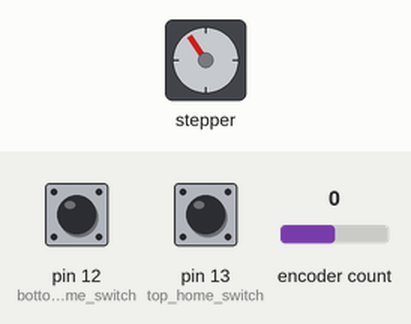
This sketch was run on a simulated Arduino Uno, built with avr-gcc and run on an emulated ATmega328P. On the bench: stepper motor. Inputs (shaded band) come from the test bench; at power-on: pin 13 (top_home_switch) HIGH, pin 12 (bottom_home_switch) HIGH, encoder count 0. Stepper angles assume 200 steps per turn; what the sketch prints to the serial monitor is not drawn.

Above: at 0.8 s.
0.9 s: pin 13 (top_home_switch) pulled LOW for 0.15 s
At 1.3 s:
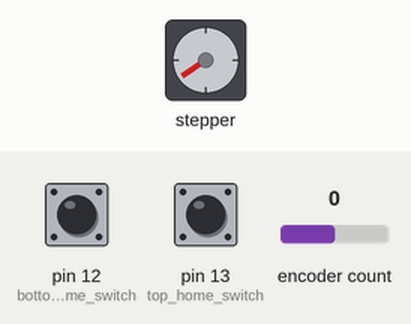
3.9 s: pin 12 (bottom_home_switch) pulled LOW for 0.15 s
At 3.9 s:
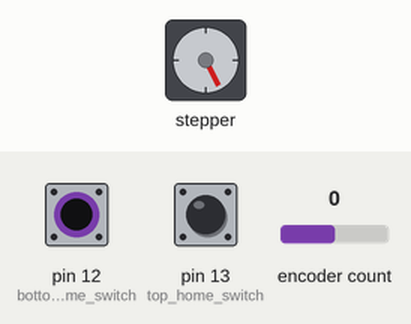
Timing chart, 0 to 6.9 s (numbered marks = the images above; inputs shaded):
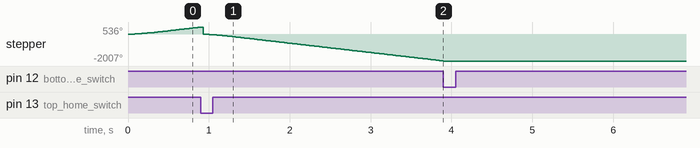

Measured:
- after the input at 3.9 s, stepper: stops changing and stays -2007°

The sketch:

WaveMakerAlpha0.1.ino
```cpp
#include <AccelStepper.h>
#include <Encoder.h>

#define top_home_switch 13                                                                                                     //Attach limit switch to pin 9
#define bottom_home_switch 12
#define stepper_enable 7
#define run_switch 11

AccelStepper stepper(1, 5, 6);                                                                                            //Stepper 1 with 5-PUL and 6-DIR
Encoder rotary_encoder(2, 3);                                                                                             //Coder Defined on pins 2 and 3 (Hardware interupt pins)

long top_motorStep = 0;
long bottom_motorStep = 0;
long initial_homing=-1;                                                                                                   //Used to Home Stepper at startup
int top_position = 0;
int bottom_position = 0;
int current_position = 0;
int top_actual = 0;
int bottom_actual = 0;
int homing_delay = 1;
long ppc = 0;
long spc = 0;
long center_position = 0;
long center_step = 0;
long resolution = 50;

long limit_distance = 22.855;
long center_cm = 20;

void setup() {
  Serial.begin(9600);                                                                                                     //Open up the serial port with a 9600 baud rate
  pinMode(top_home_switch, INPUT_PULLUP);                                                                                     //Initilaizing the limit switch to port 9 as an input with pullup resistor
  pinMode(bottom_home_switch, INPUT_PULLUP);                                                                                     //Initilaizing the limit switch to port 9 as an input with pullup resistor
  pinMode(run_switch, INPUT_PULLUP);
  pinMode(stepper_enable, OUTPUT);
  delay(5);                                                                                                               //Wait a bit
  digitalWrite(stepper_enable, LOW);                                                                                      //Set Acceleration of Stepper
  Serial.print("Stepper is Homing . . . . . . . . . . . ");                                                               //Inform user that the homing process is being completed
  Serial.println(" ");                                                               //Inform user that the homing process is being completed


  stepper.setCurrentPosition(0);                                                                                          //Set the current position as zero for now
  stepper.setMaxSpeed(500.0);                                                                                             //Set Max Speed of Stepper (Slower to get better accuracy)
  stepper.setAcceleration(500.0);                                                                                         //Set Acceleration of Stepper

    while (digitalRead(top_home_switch)) {                                                                                    //Make the Stepper move CW until the switch is activated
    stepper.moveTo(initial_homing);
    stepper.runSpeed();                                                                                                        //Set the position to move to
    initial_homing++;                                                                                                     //Decrease by 1 for next move if needed                                                                                                        //Start moving the stepper
    delay(homing_delay);
}
  stepper.setCurrentPosition(0); //Set current position as origin
  rotary_encoder.write(0);
  top_motorStep = rotary_encoder.read();
  initial_homing=1;


    while (digitalRead(bottom_home_switch)) {                                                                                    //Make the Stepper move CCW until the switch is activated
    stepper.moveTo(initial_homing);
    stepper.runSpeed();                                                                                                        //Set the position to move to
    initial_homing--;                                                                                                     //Decrease by 1 for next move if needed                                                                                                        //Start moving the stepper
    delay(homing_delay);
}
  bottom_motorStep = stepper.currentPosition();
  bottom_position = rotary_encoder.read();
  initial_homing=0;

  ppc = bottom_position/limit_distance;
  spc = bottom_motorStep/limit_distance;
  center_position = top_position - ppc*center_cm;
  center_step = spc*center_cm;
  current_position = rotary_encoder.read();

Serial.print("Encoder Top Position: ");
Serial.println(top_position);
Serial.print("Encoder Bottom Position: ");
Serial.println(bottom_position);

Serial.print("Motor Top Position: ");
Serial.println(top_motorStep);
Serial.print("Motor Bottom Position: ");
Serial.println(bottom_motorStep);

Serial.print("Pulses/cm: ");
Serial.println(ppc);
Serial.print("Steps/cm: ");
Serial.println(spc);

    while (abs(current_position - center_position) > resolution) {                                                                                    //Make the Stepper move CW until the switch is activated
    stepper.moveTo(initial_homing);
    stepper.setSpeed(100.00);
    stepper.run();                                                                                                       //Set the position to move to
    initial_homing++;                                                                                                     //Decrease by 1 for next move if needed                                                                                                        //Start moving the stepper
    delay(homing_delay);
    current_position = rotary_encoder.read();
    }

}
void loop() {
  // put your main code here, to run repeatedly:

}
```
